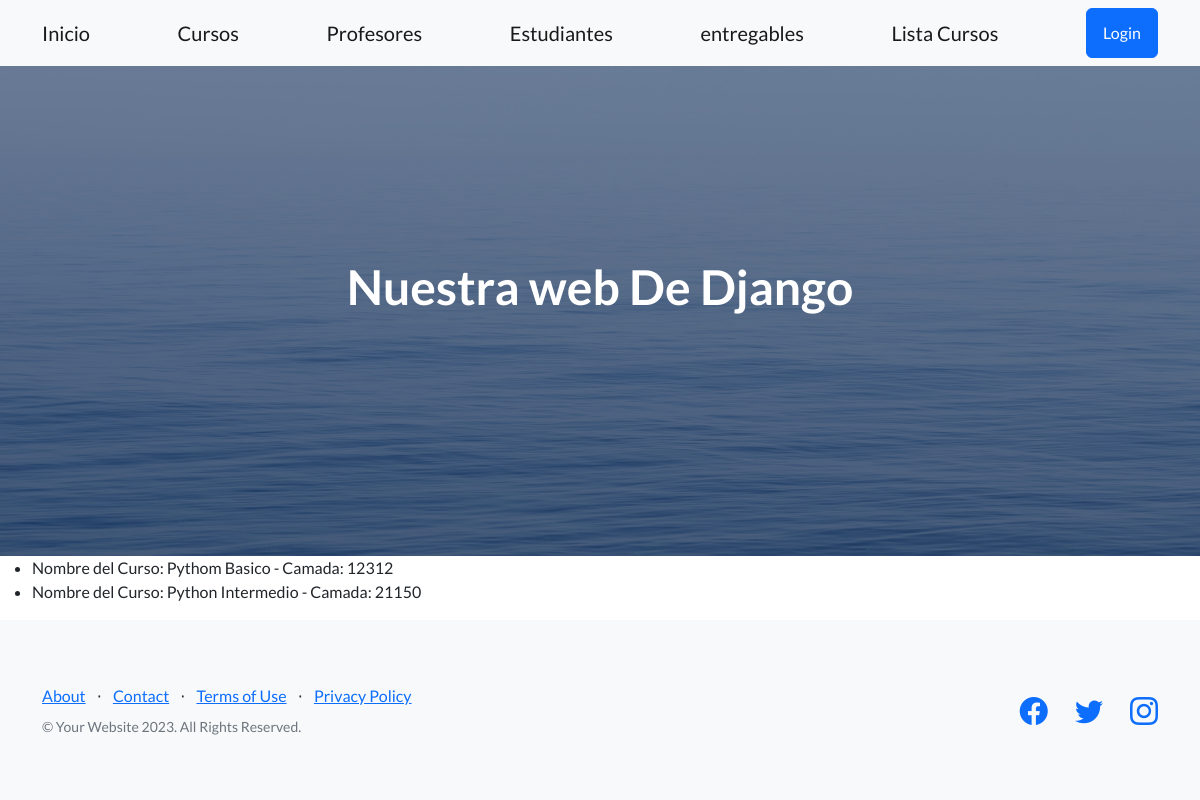
The app's page /app-coder/lista-cursos/, older data.
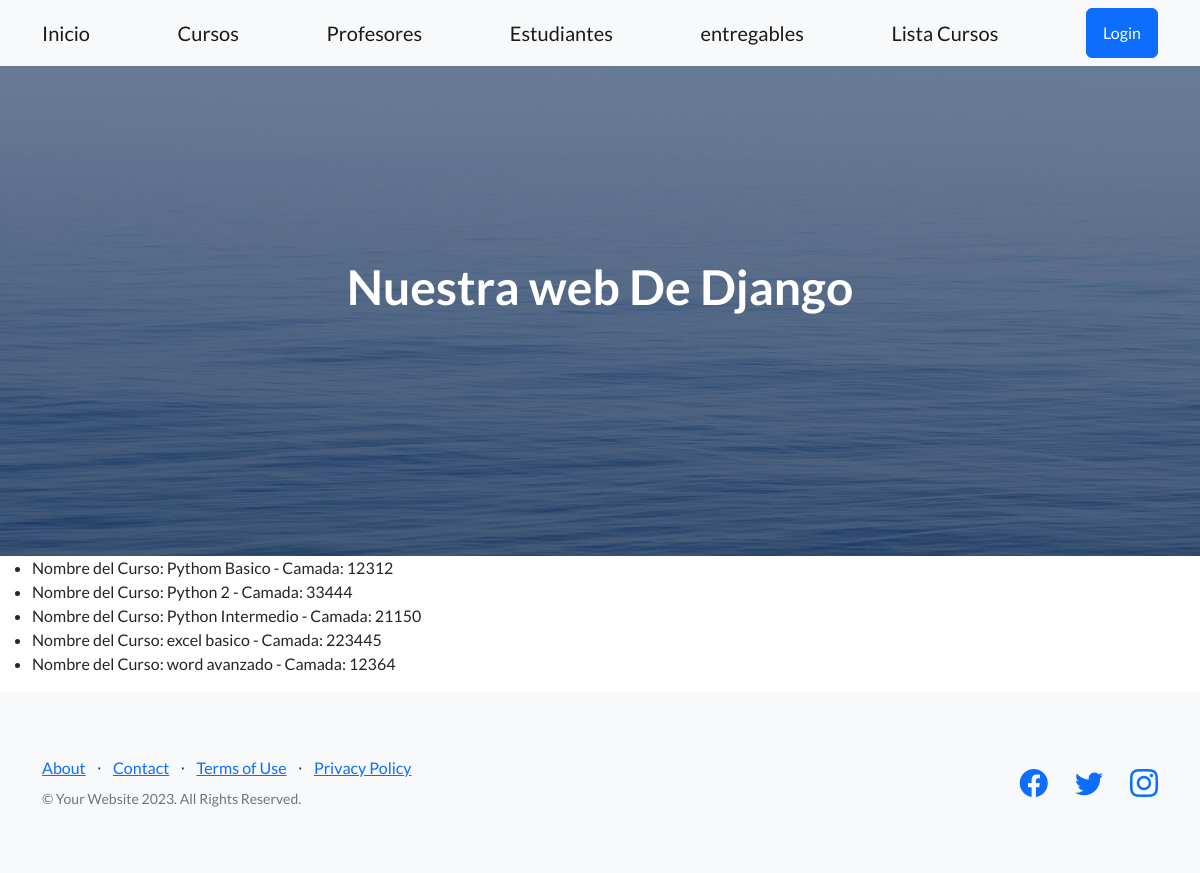
The same page, newer data.
### AppCoder/models.py (models this page shows, shortened)
class Curso(models.Model):
    nombre = models.CharField(max_length=40)
    camada = models.IntegerField()
    class Meta():
        ordering = ('nombre', 'camada')
        unique_together = ('nombre', 'camada')

### AppCoder/views.py (the view)
# urls.py: path('lista-cursos/', listar_cursos, name="Lista-Cursos"),
def listar_cursos(req):
    lista = Curso.objects.all()
    print('method', req.method)
    print('GET', req.GET)
    return render(req, "lista_cursos.html", {"lista_cursos": lista})

### AppCoder/templates/lista_cursos.html
{% extends 'padre.html' %}
{% block contenidoQuecambia %}
<ul>
    {% for curso in lista_cursos %}
    <li>Nombre del Curso: {{curso.nombre}} - Camada: {{curso.camada}}</li>
    {% endfor %}
</ul>
{% endblock contenidoQuecambia %}

Row changes from the older to the newer data that the page shows:
added Curso: nombre "Python 2", camada "33444"
added Curso: nombre "excel basico", camada "223445"
added Curso: nombre "word avanzado", camada "12364"
